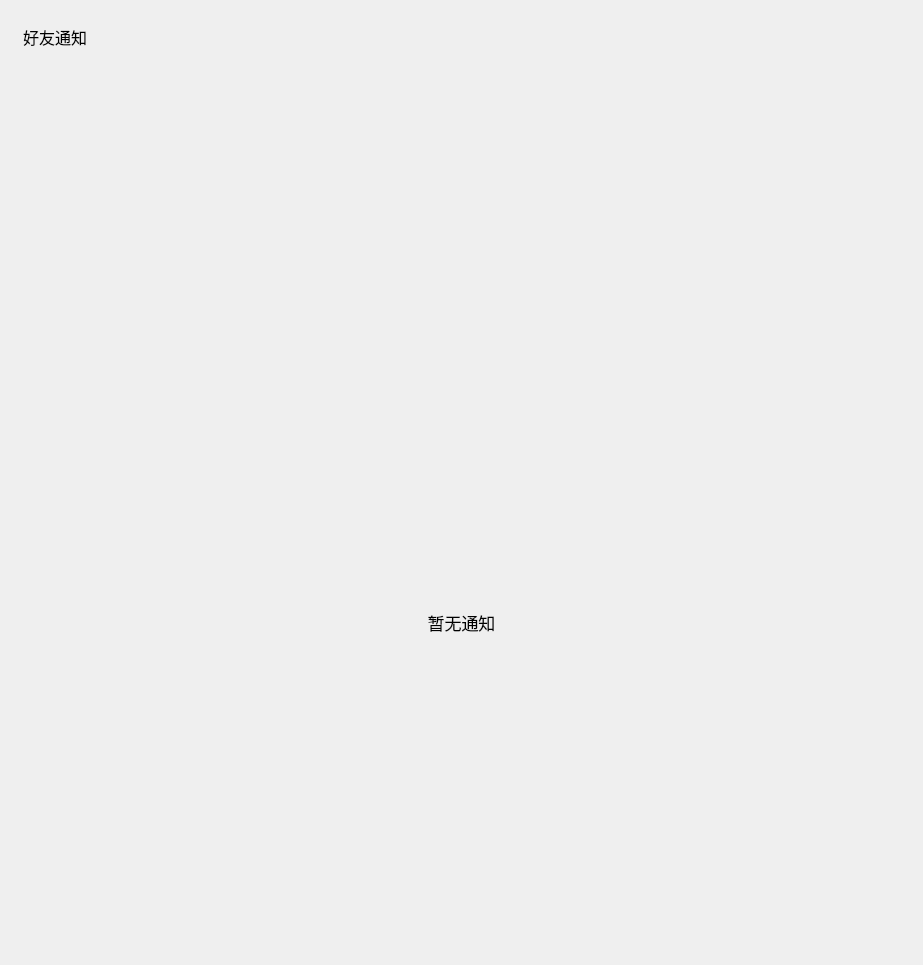
<?xml version="1.0" encoding="UTF-8"?>
<ui version="4.0">
 <class>FriendNoticeWidget</class>
 <widget class="QWidget" name="FriendNoticeWidget">
  <property name="geometry">
   <rect>
    <x>0</x>
    <y>0</y>
    <width>923</width>
    <height>965</height>
   </rect>
  </property>
  <property name="windowTitle">
   <string>Form</string>
  </property>
  <layout class="QGridLayout" name="gridLayout" rowstretch="1,1000,1" columnstretch="1,1000,1">
   <property name="leftMargin">
    <number>0</number>
   </property>
   <property name="topMargin">
    <number>20</number>
   </property>
   <property name="rightMargin">
    <number>0</number>
   </property>
   <property name="bottomMargin">
    <number>20</number>
   </property>
   <property name="spacing">
    <number>0</number>
   </property>
   <item row="0" column="1">
    <spacer name="verticalSpacer">
     <property name="orientation">
      <enum>Qt::Vertical</enum>
     </property>
     <property name="sizeHint" stdset="0">
      <size>
       <width>20</width>
       <height>6</height>
      </size>
     </property>
    </spacer>
   </item>
   <item row="1" column="0">
    <spacer name="horizontalSpacer">
     <property name="orientation">
      <enum>Qt::Horizontal</enum>
     </property>
     <property name="sizeHint" stdset="0">
      <size>
       <width>6</width>
       <height>20</height>
      </size>
     </property>
    </spacer>
   </item>
   <item row="1" column="1">
    <layout class="QVBoxLayout" name="verticalLayout_3" stretch="10,150">
     <property name="spacing">
      <number>30</number>
     </property>
     <item>
      <layout class="QHBoxLayout" name="horizontalLayout_4" stretch="3,100,10,10,3">
       <item>
        <spacer name="horizontalSpacer_8">
         <property name="orientation">
          <enum>Qt::Horizontal</enum>
         </property>
         <property name="sizeHint" stdset="0">
          <size>
           <width>40</width>
           <height>20</height>
          </size>
         </property>
        </spacer>
       </item>
       <item>
        <widget class="QLabel" name="lblFriendNoticeTip">
         <property name="font">
          <font>
           <family>微软雅黑</family>
           <pointsize>12</pointsize>
          </font>
         </property>
         <property name="text">
          <string>好友通知</string>
         </property>
         <property name="alignment">
          <set>Qt::AlignLeading|Qt::AlignLeft|Qt::AlignVCenter</set>
         </property>
        </widget>
       </item>
       <item>
        <spacer name="horizontalSpacer_5">
         <property name="orientation">
          <enum>Qt::Horizontal</enum>
         </property>
         <property name="sizeHint" stdset="0">
          <size>
           <width>13</width>
           <height>17</height>
          </size>
         </property>
        </spacer>
       </item>
       <item>
        <widget class="QPushButton" name="btnClearFriendNotice">
         <property name="sizePolicy">
          <sizepolicy hsizetype="Fixed" vsizetype="Fixed">
           <horstretch>0</horstretch>
           <verstretch>0</verstretch>
          </sizepolicy>
         </property>
         <property name="minimumSize">
          <size>
           <width>32</width>
           <height>32</height>
          </size>
         </property>
         <property name="maximumSize">
          <size>
           <width>32</width>
           <height>32</height>
          </size>
         </property>
         <property name="toolTip">
          <string>清空好友通知</string>
         </property>
         <property name="styleSheet">
          <string notr="true">QPushButton{
	border-image: url(:/qqicons/qrc/delete.svg);
	border: none;	
	background-color: rgba(255, 255, 255, 0);
}

QPushButton:hover{
	border-image: url(:/qqicons/qrc/delete_blue.svg);
}</string>
         </property>
         <property name="text">
          <string/>
         </property>
         <property name="iconSize">
          <size>
           <width>32</width>
           <height>32</height>
          </size>
         </property>
        </widget>
       </item>
       <item>
        <spacer name="horizontalSpacer_9">
         <property name="orientation">
          <enum>Qt::Horizontal</enum>
         </property>
         <property name="sizeHint" stdset="0">
          <size>
           <width>40</width>
           <height>20</height>
          </size>
         </property>
        </spacer>
       </item>
      </layout>
     </item>
     <item>
      <widget class="QStackedWidget" name="stkwNoticeResult">
       <property name="currentIndex">
        <number>0</number>
       </property>
       <widget class="QWidget" name="pageNoNotice">
        <layout class="QGridLayout" name="gridLayout_5" rowstretch="1,1,1" columnstretch="1,3,1">
         <property name="leftMargin">
          <number>0</number>
         </property>
         <property name="topMargin">
          <number>0</number>
         </property>
         <property name="rightMargin">
          <number>0</number>
         </property>
         <property name="bottomMargin">
          <number>0</number>
         </property>
         <item row="0" column="1">
          <spacer name="verticalSpacer_8">
           <property name="orientation">
            <enum>Qt::Vertical</enum>
           </property>
           <property name="sizeHint" stdset="0">
            <size>
             <width>20</width>
             <height>262</height>
            </size>
           </property>
          </spacer>
         </item>
         <item row="1" column="0">
          <spacer name="horizontalSpacer_12">
           <property name="orientation">
            <enum>Qt::Horizontal</enum>
           </property>
           <property name="sizeHint" stdset="0">
            <size>
             <width>182</width>
             <height>20</height>
            </size>
           </property>
          </spacer>
         </item>
         <item row="1" column="1">
          <layout class="QVBoxLayout" name="verticalLayout_4" stretch="3,1">
           <item>
            <widget class="QLabel" name="label">
             <property name="text">
              <string/>
             </property>
             <property name="pixmap">
              <pixmap resource="../qqicons.qrc">:/qqicons/qrc/notice.svg</pixmap>
             </property>
             <property name="alignment">
              <set>Qt::AlignCenter</set>
             </property>
            </widget>
           </item>
           <item>
            <widget class="QLabel" name="label_2">
             <property name="font">
              <font>
               <family>微软雅黑</family>
               <pointsize>13</pointsize>
              </font>
             </property>
             <property name="text">
              <string>暂无通知</string>
             </property>
             <property name="alignment">
              <set>Qt::AlignCenter</set>
             </property>
            </widget>
           </item>
          </layout>
         </item>
         <item row="1" column="2">
          <spacer name="horizontalSpacer_13">
           <property name="orientation">
            <enum>Qt::Horizontal</enum>
           </property>
           <property name="sizeHint" stdset="0">
            <size>
             <width>182</width>
             <height>20</height>
            </size>
           </property>
          </spacer>
         </item>
         <item row="2" column="1">
          <spacer name="verticalSpacer_9">
           <property name="orientation">
            <enum>Qt::Vertical</enum>
           </property>
           <property name="sizeHint" stdset="0">
            <size>
             <width>20</width>
             <height>262</height>
            </size>
           </property>
          </spacer>
         </item>
        </layout>
       </widget>
       <widget class="QWidget" name="pageNoticeList">
        <layout class="QGridLayout" name="gridLayout_4" rowstretch="1,1000,1" columnstretch="1,1000,1">
         <property name="leftMargin">
          <number>0</number>
         </property>
         <property name="topMargin">
          <number>0</number>
         </property>
         <property name="rightMargin">
          <number>0</number>
         </property>
         <property name="bottomMargin">
          <number>0</number>
         </property>
         <property name="spacing">
          <number>0</number>
         </property>
         <item row="0" column="1">
          <spacer name="verticalSpacer_6">
           <property name="orientation">
            <enum>Qt::Vertical</enum>
           </property>
           <property name="sizeHint" stdset="0">
            <size>
             <width>20</width>
             <height>2</height>
            </size>
           </property>
          </spacer>
         </item>
         <item row="1" column="0">
          <spacer name="horizontalSpacer_10">
           <property name="orientation">
            <enum>Qt::Horizontal</enum>
           </property>
           <property name="sizeHint" stdset="0">
            <size>
             <width>5</width>
             <height>20</height>
            </size>
           </property>
          </spacer>
         </item>
         <item row="1" column="1">
          <widget class="QScrollArea" name="sldFriendNoticeList">
           <property name="frameShape">
            <enum>QFrame::NoFrame</enum>
           </property>
           <property name="widgetResizable">
            <bool>true</bool>
           </property>
           <widget class="QWidget" name="wFriendNoticeList">
            <property name="geometry">
             <rect>
              <x>0</x>
              <y>0</y>
              <width>917</width>
              <height>871</height>
             </rect>
            </property>
           </widget>
          </widget>
         </item>
         <item row="1" column="2">
          <spacer name="horizontalSpacer_11">
           <property name="orientation">
            <enum>Qt::Horizontal</enum>
           </property>
           <property name="sizeHint" stdset="0">
            <size>
             <width>40</width>
             <height>20</height>
            </size>
           </property>
          </spacer>
         </item>
         <item row="2" column="1">
          <spacer name="verticalSpacer_7">
           <property name="orientation">
            <enum>Qt::Vertical</enum>
           </property>
           <property name="sizeHint" stdset="0">
            <size>
             <width>20</width>
             <height>38</height>
            </size>
           </property>
          </spacer>
         </item>
        </layout>
       </widget>
      </widget>
     </item>
    </layout>
   </item>
   <item row="1" column="2">
    <spacer name="horizontalSpacer_2">
     <property name="orientation">
      <enum>Qt::Horizontal</enum>
     </property>
     <property name="sizeHint" stdset="0">
      <size>
       <width>40</width>
       <height>20</height>
      </size>
     </property>
    </spacer>
   </item>
   <item row="2" column="1">
    <spacer name="verticalSpacer_2">
     <property name="orientation">
      <enum>Qt::Vertical</enum>
     </property>
     <property name="sizeHint" stdset="0">
      <size>
       <width>20</width>
       <height>40</height>
      </size>
     </property>
    </spacer>
   </item>
  </layout>
 </widget>
 <resources>
  <include location="../qqicons.qrc"/>
 </resources>
 <connections/>
</ui>
